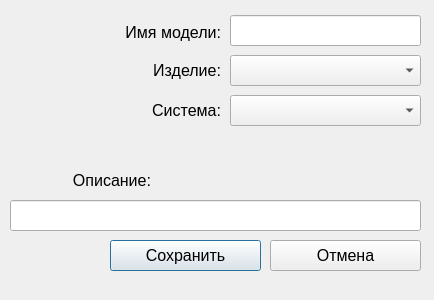
<?xml version="1.0" encoding="UTF-8"?>
<ui version="4.0">
 <class>addform</class>
 <widget class="QDialog" name="addform">
  <property name="geometry">
   <rect>
    <x>0</x>
    <y>0</y>
    <width>434</width>
    <height>300</height>
   </rect>
  </property>
  <property name="windowTitle">
   <string>Dialog</string>
  </property>
  <widget class="QPushButton" name="bAdd">
   <property name="geometry">
    <rect>
     <x>110</x>
     <y>240</y>
     <width>151</width>
     <height>31</height>
    </rect>
   </property>
   <property name="font">
    <font>
     <pointsize>12</pointsize>
    </font>
   </property>
   <property name="text">
    <string>Сохранить</string>
   </property>
  </widget>
  <widget class="QPushButton" name="bCancel">
   <property name="geometry">
    <rect>
     <x>270</x>
     <y>240</y>
     <width>151</width>
     <height>31</height>
    </rect>
   </property>
   <property name="font">
    <font>
     <pointsize>12</pointsize>
    </font>
   </property>
   <property name="text">
    <string>Отмена</string>
   </property>
  </widget>
  <widget class="QLineEdit" name="eName">
   <property name="geometry">
    <rect>
     <x>230</x>
     <y>15</y>
     <width>191</width>
     <height>31</height>
    </rect>
   </property>
   <property name="font">
    <font>
     <pointsize>12</pointsize>
    </font>
   </property>
  </widget>
  <widget class="QLabel" name="label">
   <property name="geometry">
    <rect>
     <x>30</x>
     <y>22</y>
     <width>191</width>
     <height>20</height>
    </rect>
   </property>
   <property name="font">
    <font>
     <pointsize>12</pointsize>
    </font>
   </property>
   <property name="text">
    <string>Имя модели:</string>
   </property>
   <property name="alignment">
    <set>Qt::AlignRight|Qt::AlignTrailing|Qt::AlignVCenter</set>
   </property>
  </widget>
  <widget class="QLineEdit" name="eDescription">
   <property name="geometry">
    <rect>
     <x>10</x>
     <y>200</y>
     <width>411</width>
     <height>31</height>
    </rect>
   </property>
   <property name="font">
    <font>
     <pointsize>10</pointsize>
    </font>
   </property>
  </widget>
  <widget class="QLabel" name="label_2">
   <property name="geometry">
    <rect>
     <x>-40</x>
     <y>170</y>
     <width>191</width>
     <height>20</height>
    </rect>
   </property>
   <property name="font">
    <font>
     <pointsize>12</pointsize>
    </font>
   </property>
   <property name="text">
    <string>Описание:</string>
   </property>
   <property name="alignment">
    <set>Qt::AlignRight|Qt::AlignTrailing|Qt::AlignVCenter</set>
   </property>
  </widget>
  <widget class="QLabel" name="label_3">
   <property name="geometry">
    <rect>
     <x>30</x>
     <y>60</y>
     <width>191</width>
     <height>20</height>
    </rect>
   </property>
   <property name="font">
    <font>
     <pointsize>12</pointsize>
    </font>
   </property>
   <property name="text">
    <string>Изделие:</string>
   </property>
   <property name="alignment">
    <set>Qt::AlignRight|Qt::AlignTrailing|Qt::AlignVCenter</set>
   </property>
  </widget>
  <widget class="QComboBox" name="cbObject">
   <property name="geometry">
    <rect>
     <x>230</x>
     <y>55</y>
     <width>191</width>
     <height>31</height>
    </rect>
   </property>
   <property name="font">
    <font>
     <pointsize>12</pointsize>
    </font>
   </property>
  </widget>
  <widget class="QComboBox" name="cbSystem">
   <property name="geometry">
    <rect>
     <x>230</x>
     <y>95</y>
     <width>191</width>
     <height>31</height>
    </rect>
   </property>
   <property name="font">
    <font>
     <pointsize>12</pointsize>
    </font>
   </property>
  </widget>
  <widget class="QLabel" name="label_4">
   <property name="geometry">
    <rect>
     <x>30</x>
     <y>100</y>
     <width>191</width>
     <height>20</height>
    </rect>
   </property>
   <property name="font">
    <font>
     <pointsize>12</pointsize>
    </font>
   </property>
   <property name="text">
    <string>Система:</string>
   </property>
   <property name="alignment">
    <set>Qt::AlignRight|Qt::AlignTrailing|Qt::AlignVCenter</set>
   </property>
  </widget>
 </widget>
 <resources/>
 <connections/>
</ui>
